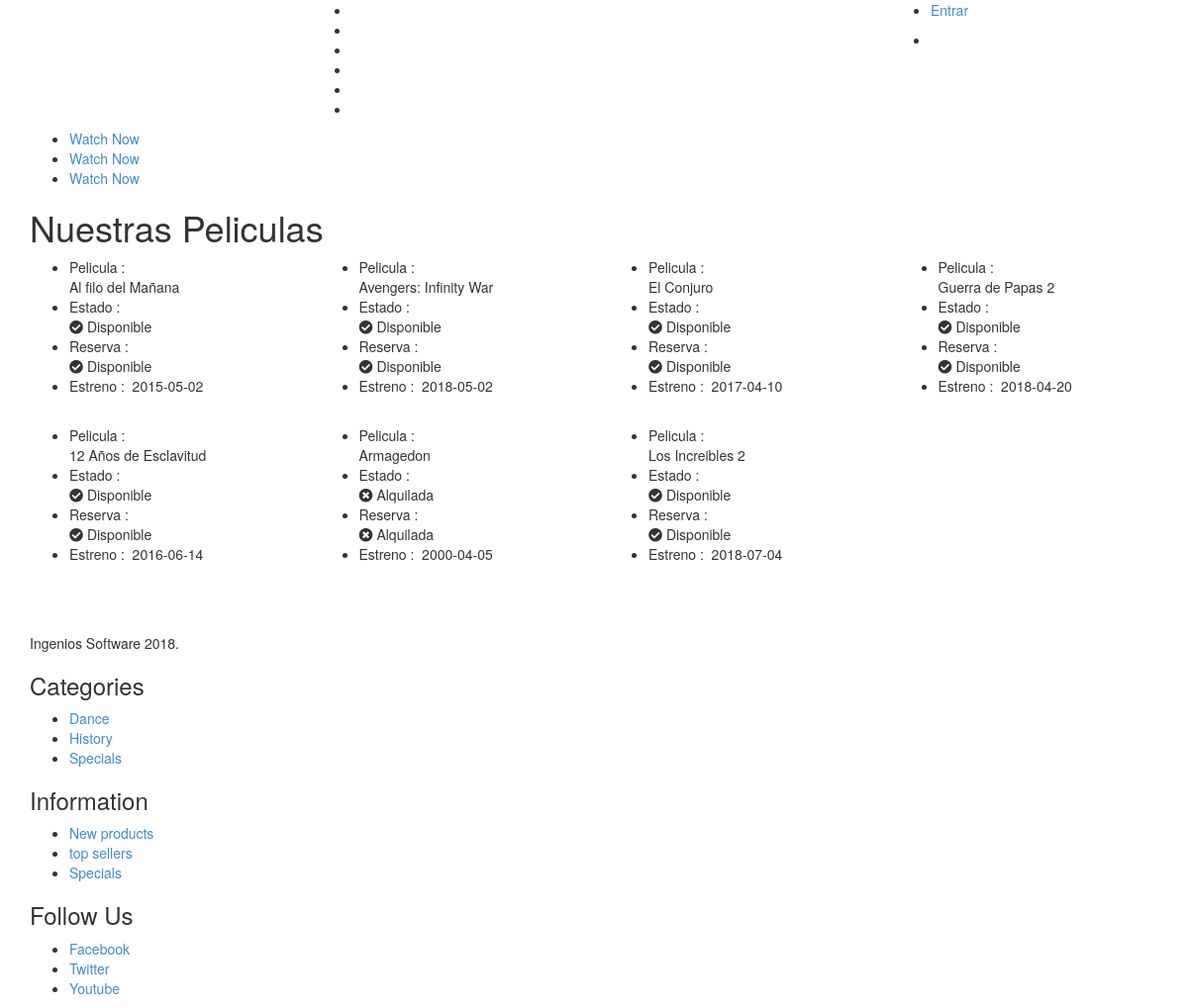
The page / on the database its author committed.
### tables this page shows
CREATE TABLE `vj_peliculas` (
  `id_peliculas` int(11) NOT NULL AUTO_INCREMENT,
  `nombre_pelicula` varchar(45) DEFAULT NULL,
  `fecha_estreno` date DEFAULT NULL,
  `duracion` varchar(45) DEFAULT NULL,
  `sinopsis` text,
  `imagen` text,
  `estado_alquiler` int(11) DEFAULT NULL,
  `estado_reserva` int(11) DEFAULT NULL,
  `fecha_registro` datetime DEFAULT NULL,
  `creado_por` int(11) DEFAULT NULL,
  `vj_categorias_id_categoria` int(11) NOT NULL,
  PRIMARY KEY (`id_peliculas`),
  KEY `fk_mv_peliculas_mv_categorias1_idx` (`vj_categorias_id_categoria`),
  CONSTRAINT `fk_vj_peliculas_vj_categorias` FOREIGN KEY (`vj_categorias_id_categoria`) REFERENCES `vj_categorias` (`id_categoria`) ON DELETE NO ACTION ON UPDATE NO ACTION
);

### controllers/views.php (called while the page is built, shortened)
<?php
class views
{
    static function addHeader($template)
    {
        include APP_PATH . "/layouts/" . $template . ".php";
    }
    static function addFooter($template)
    {
        include APP_PATH . "/layouts/" . $template . ".php";
    }
    static function addView($template, $data = array(), $instance = null)
    {
        include APP_PATH . "/views/" . $template . ".php";
    }
}

### core/core.php (called while the page is built, shortened)
<?php
class core
{
    public static function EntryPoint()
    {
        loadpage::load();
    }
}
core::EntryPoint();

### index.php (called while the page is built, shortened)
<?php
 include 'autoload.php';
  include 'core/core.php';

### autoload.php (called while the page is built, shortened)
<?php
spl_autoload_register(function($class)
{
    $clases = str_replace("\\", "/", $class);
    $file = APP_PATH . "/$clases.php";
});

### database/conexion.php (called while the page is built, shortened)
<?php
class conexion
{
    private $server = SERVER;
    private $user = USER;
    private $pass = PASS;
    private $database = DATABASE;
    public function open()
    {
        $con = mysqli_connect($this->server, $this->user, $this->pass, $this->database);
        mysqli_set_charset($con, "utf8");
        return $con;
    }
}

### database/database.php (called while the page is built, shortened)
<?php
class dataBase extends conexion
{
    public function query($query)
    {
        return mysqli_query($this->open(), $query);
    }
    public function rows($resource)
    {
        return (mysqli_num_rows($resource) <= 0) ? true : false;
    }
    public function assoc($resource)
    {
        return mysqli_fetch_assoc($resource);
    }
}

### views/web/components/movies.php (the view, shortened to what this page needs)
<?php $peliculas = new \models\peliculas;?>
<div class="content">
    <div class="box_1">
      	 <h1 class="m_2">Nuestras Peliculas</h1>
	</div>
    <div class="row">
    <div class="col-md-12 grid_3">
        <div class="row">
            <?php foreach($peliculas->listMovies() as $key => $value): ?>
            <div class="col-md-3 grid_5">
                <div class="col_2">
                    <ul class="list_4">
                        <li>Pelicula : &nbsp;&nbsp;<div><?php echo $value['nombre_pelicula']; ?></li>
                        <li>Estado : &nbsp;&nbsp;<div><?php echo $peliculas->isAvaliable($value['estado_alquiler']); ?></li>
                        <li>Reserva : &nbsp;&nbsp;<div><?php echo $peliculas->isAvaliable($value['estado_reserva']); ?></li>
                        <li>Estreno : &nbsp;<span class="m_4"><?php echo $value['fecha_estreno']; ?></span> </li>
                    </ul>
                </div>
                <div>&nbsp;</div>
            </div>
            <?php endforeach; ?>
            <div class="clearfix"> </div>
            </div>
        </div>
    </div>
</div>

### layouts/web/header.php (shortened to what this page needs)
<!DOCTYPE HTML>
<html>
<head>
	<link href="<?php echo BASE_URL; ?>assets/css/bootstrap.css" rel='stylesheet' type='text/css' />
	<link href="<?php echo BASE_URL; ?>assets/css/style.css" rel="stylesheet" type="text/css" media="all" />
	<link rel="stylesheet" href="https://use.fontawesome.com/releases/v5.2.0/css/all.css">
</head>

### controllers/loadpage.php (shortened to what this page needs)
<?php
class loadpage
{
    static function load()
    {
        self::header();
        self::body();
        self::footer();
    }
    static function header()
    {
        views::addHeader('web/header');
    }
    static function body()
    {
        if(request::queryString('movie'))
        {
            $peliculas = new peliculas();
            $data = $peliculas->detailsMovie(request::queryString('movie'));
            views::addView('web/components/details', $data, $peliculas);
        }
        else if(request::queryString('alquilar') == '0')
            header('Location :' . BASE_URL . '?session=0');
        else
            views::addView('web/container');
    }
    static function footer()
    {
        views::addFooter('web/footer');
    }
}

### views/web/container.php
<body>
    <div class="container">
        <div class="container_wrap">
        <?php controllers\views::addView('web/components/headertop'); ?>
        <?php controllers\views::addView('web/components/gallery'); ?>
        <?php controllers\views::addView('web/components/movies');?>
        </div>
    </div>
</body>

### views/web/components/headertop.php
<div class="header_top">
    <div class="col-sm-3 logo"><a href="<?php echo BASE_URL; ?>"><img src="<?php echo BASE_URL; ?>assets/images/logo.jpg" alt=""/></a></div>
    <div class="col-sm-6 nav">
        <ul>
            <li><span class="simptip-position-bottom simptip-movable" data-tooltip="comic"><a href="movie.html"> </a></span></li>
            <li><span class="simptip-position-bottom simptip-movable" data-tooltip="movie"><a href="movie.html"> </a> </span></li>
            <li><span class="simptip-position-bottom simptip-movable" data-tooltip="video"><a href="movie.html"> </a></span></li>
            <li><span class="simptip-position-bottom simptip-movable" data-tooltip="game"><a href="movie.html"> </a></span></li>
            <li><span class="simptip-position-bottom simptip-movable" data-tooltip="tv"><a href="movie.html"> </a></span></li>
            <li><span class="simptip-position-bottom simptip-movable" data-tooltip="more"><a href="movie.html"> </a></span></li>
        </ul>
    </div>
    <div class="col-sm-3 header_right">
        <ul class="header_right_box">
            <li><p><a href="login.html">Entrar</a></p></li>
            <li class="last"><i class="edit"> </i></li>
        </ul>
    </div>
    <div class="clearfix">&nbsp;</div>
</div>

### views/web/components/gallery.php
<div class="slider">
    <div class="callbacks_container">
        <ul class="rslides" id="slider">
        <li><img src="<?php echo BASE_URL; ?>assets/images/banner.jpg" class="img-responsive" alt=""/>
            <div class="button">
                <a href="#" class="hvr-shutter-out-horizontal">Watch Now</a>
            </div>
        </li>
        <li><img src="<?php echo BASE_URL; ?>assets/images/banner1.jpg" class="img-responsive" alt=""/>
            <div class="button">
                <a href="#" class="hvr-shutter-out-horizontal">Watch Now</a>
            </div>
        </li>
        <li><img src="<?php echo BASE_URL; ?>assets/images/banner2.jpg" class="img-responsive" alt=""/>
            <div class="button">
                <a href="#" class="hvr-shutter-out-horizontal">Watch Now</a>
            </div>
        </li>
        </ul>
    </div>
</div>

### models/peliculas.php (shortened to what this page needs)
<?php
class peliculas extends dataBase
{
    public function listMovies()
    {
        $output = array();
        $resource = $this->query("select id_peliculas, nombre_pelicula, fecha_estreno, imagen, estado_alquiler, estado_reserva from vj_peliculas");
        if($this->rows($resource))
            exit('no movies');
        else
            while($rows = $this->assoc($resource))
                $output[] = $rows;
        return $output;
    }
    public function isAvaliable($status)
    {
        return ($status === '0') ? '<i class="fa fa-check-circle"></i> Disponible' : '<i class="fa fa-times-circle"></i> Alquilada';
    }
}

### layouts/web/footer.php (shortened to what this page needs)
<div class="container">
 <footer id="footer">
    <div id="footer-widgets" class="gp-footer-larger-first-col">
		<div class="gp-container">
            <div class="footer-widget footer-1">
            	<div class="wpb_wrapper">
				</div>
	          <br>
			  <p class="text">Ingenios Software 2018.</p>
			 </div>
			 <div class="footer_box">
			  <div class="col_1_of_3 span_1_of_3">
					<h3>Categories</h3>
					<ul class="first">
						<li><a href="#">Dance</a></li>
						<li><a href="#">History</a></li>
						<li><a href="#">Specials</a></li>
					</ul>
		     </div>
		     <div class="col_1_of_3 span_1_of_3">
					<h3>Information</h3>
					<ul class="first">
						<li><a href="#">New products</a></li>
						<li><a href="#">top sellers</a></li>
						<li><a href="#">Specials</a></li>
					</ul>
		     </div>
		     <div class="col_1_of_3 span_1_of_3">
					<h3>Follow Us</h3>
					<ul class="first">
						<li><a href="#">Facebook</a></li>
						<li><a href="#">Twitter</a></li>
						<li><a href="#">Youtube</a></li>
					</ul>
		     </div>
	        </div>
		</div>
	</div>
  </footer>
</div>

### rows shown on the page
vj_peliculas: nombre_pelicula "Al filo del Mañana", estado_alquiler 0 (drawn), fecha_estreno "2015-05-02"
vj_peliculas: nombre_pelicula "Avengers: Infinity War", estado_alquiler 0 (drawn), fecha_estreno "2018-05-02"
vj_peliculas: nombre_pelicula "El Conjuro", estado_alquiler 0 (drawn), fecha_estreno "2017-04-10"
vj_peliculas: nombre_pelicula "Guerra de Papas 2", estado_alquiler 0 (drawn), fecha_estreno "2018-04-20"
vj_peliculas: nombre_pelicula "12 Años de Esclavitud", estado_alquiler 0 (drawn), fecha_estreno "2016-06-14"
vj_peliculas: nombre_pelicula "Armagedon", estado_alquiler 1 (drawn), fecha_estreno "2000-04-05"
vj_peliculas: nombre_pelicula "Los Increibles 2", estado_alquiler 0 (drawn), fecha_estreno "2018-07-04"
